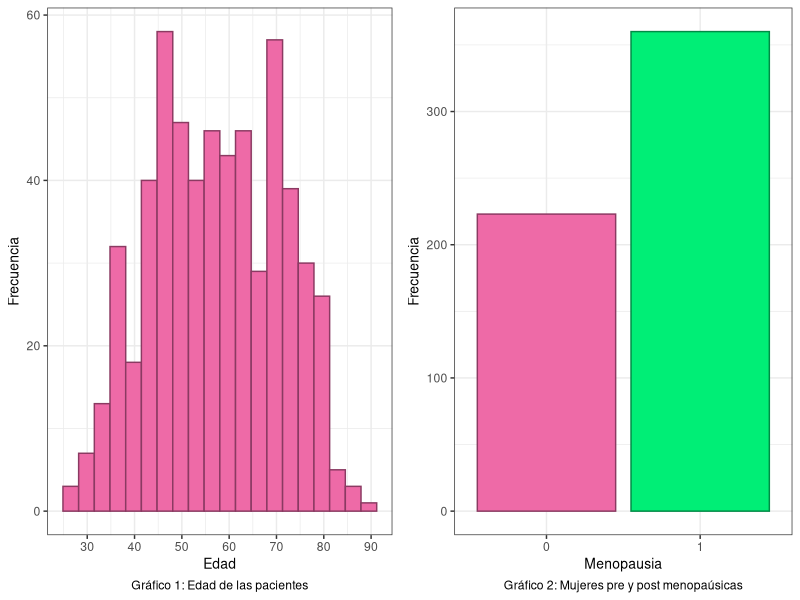
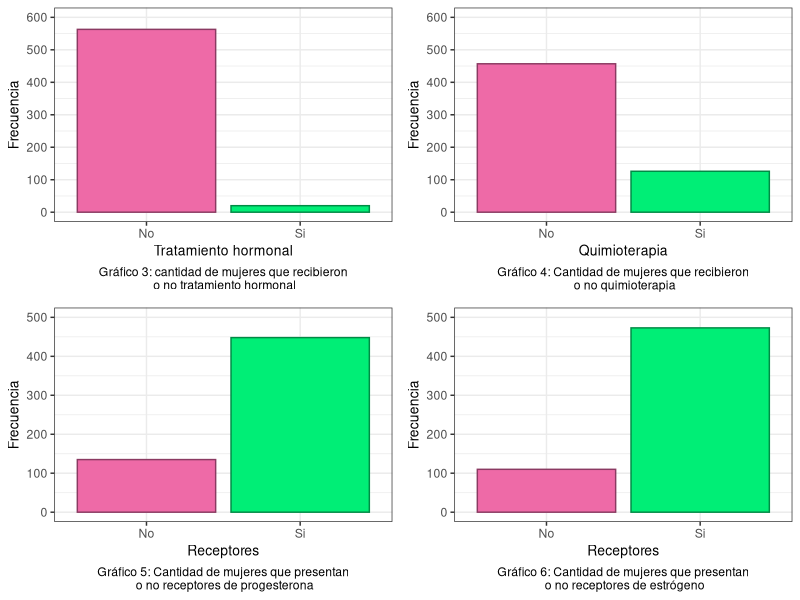
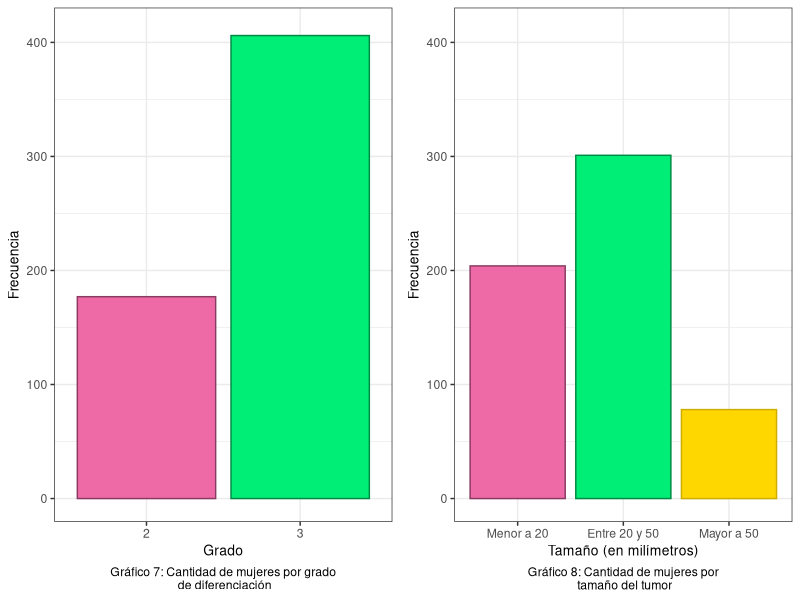
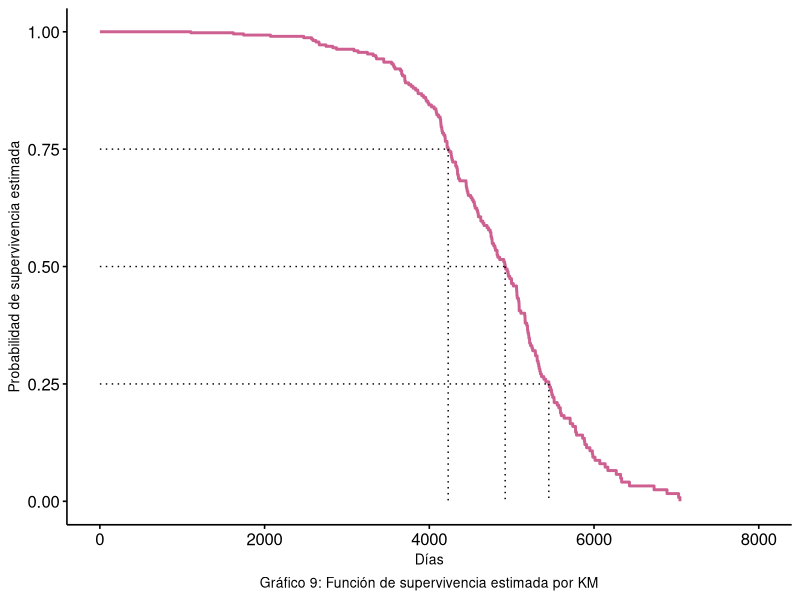
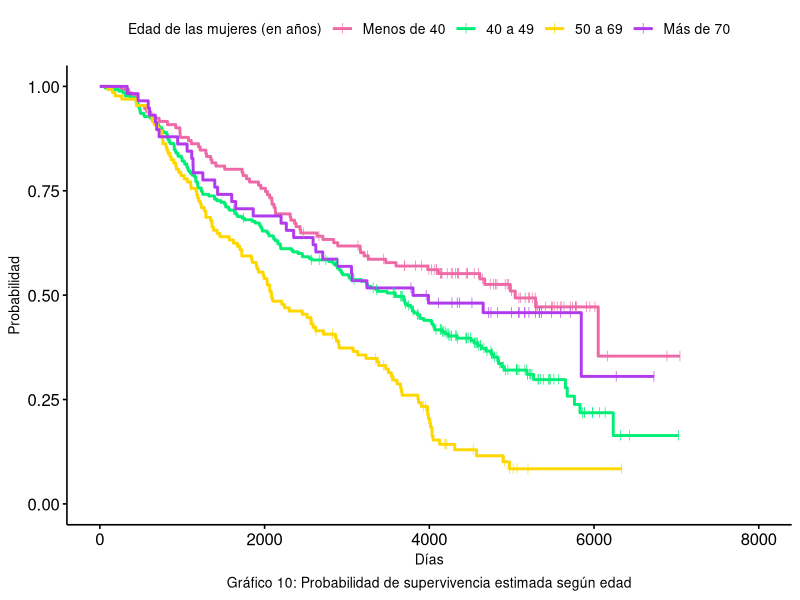
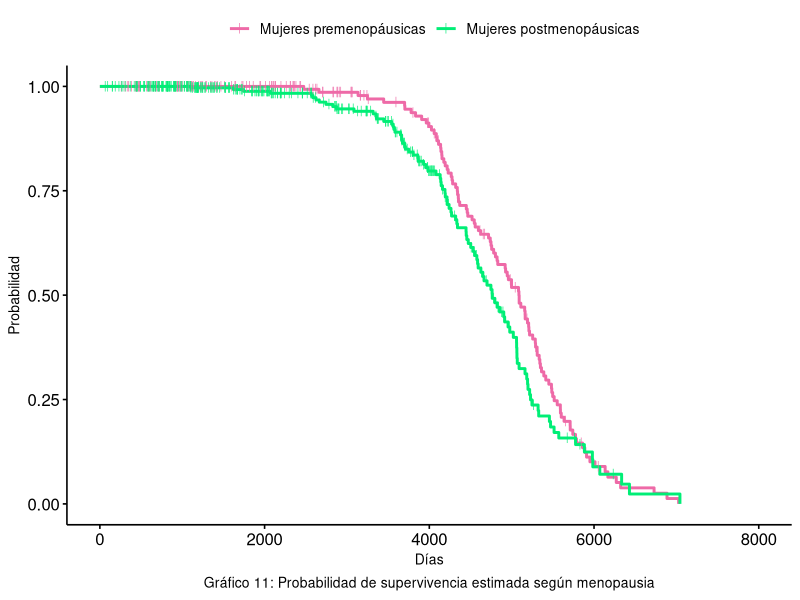
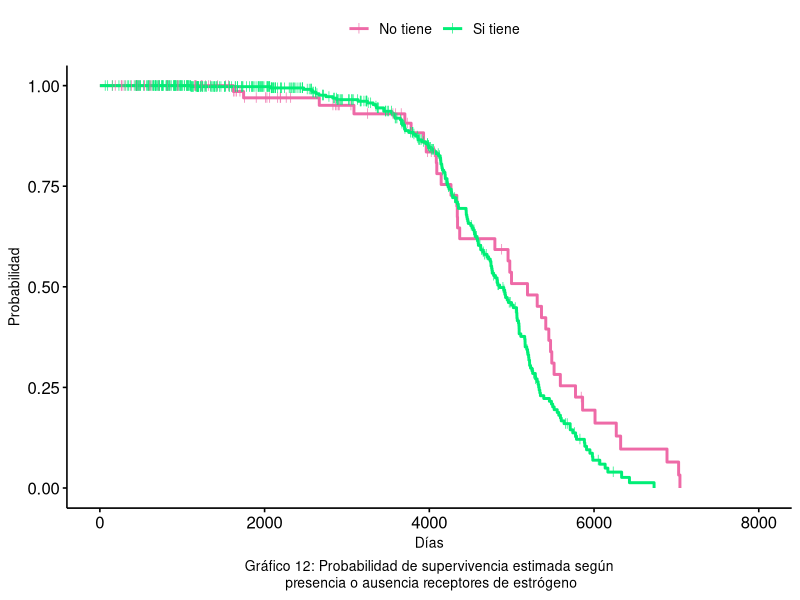
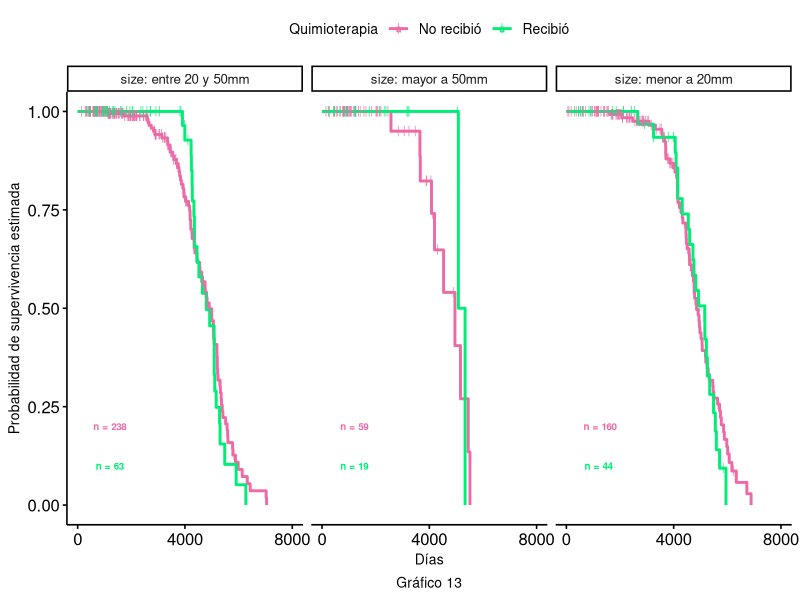

Recreate these plots in R, in order.
## ---- chunk 1
library(survival)
library(tidyverse)
library(gridExtra)

datos <- rotterdam %>%
  filter(year <= 1985) %>%
  select(-c(nodes, rtime, recur))


#Conteo de eventos y censuras
#datos %>% 
#  count(death)

# Variable age

grafico1 <- ggplot(data = datos, aes(x = age)) +
  geom_histogram(bins = 20,fill = "hotpink2",
                 color = "hotpink4") +
  scale_x_continuous(breaks = seq(30, 90, by=10)) +
  labs(caption = "Gráfico 1: Edad de las pacientes",
       x = "Edad",
       y = "Frecuencia") +
  theme_bw() +
  theme(axis.title = element_text(size = 10),
        plot.caption = element_text(hjust = 0.5))

# Variable "meno"

grafico2 <- ggplot(data = datos, 
                   aes(x = factor(meno), fill = factor(meno),
                       color = factor(meno))) +
  geom_bar(size = 0.5) +
  scale_fill_manual(values = c("hotpink2","springgreen2")) +
  scale_color_manual(values = c("hotpink4","springgreen4")) +
  labs(caption = "Gráfico 2: Mujeres pre y post menopaúsicas",
       x = "Menopausia",
       y = "Frecuencia") +
  theme_bw() +
  theme(axis.title = element_text(size = 10),
        legend.position = "none",
        plot.caption = element_text(hjust = 0.5))


## ---- chunk 2
grid.arrange(grafico1, grafico2, ncol=2)
## ---- chunk 3

# Variable hormon
grafico3 <- ggplot(data = datos, aes(x=factor(hormon), fill = factor(hormon), color = factor(hormon)))+
  geom_bar(size = 0.5) +
  scale_fill_manual(values = c("hotpink2","springgreen2")) +
  scale_color_manual(values = c("hotpink4","springgreen4")) +
  scale_y_continuous(breaks = seq(0, 600, 100), limits = c(0,600)) +
  scale_x_discrete(label = c("No", "Si")) + 
 labs(caption = "Gráfico 3: cantidad de mujeres que recibieron\n o no tratamiento hormonal",
       x = "Tratamiento hormonal",
       y = "Frecuencia")+
  theme_bw() +
  theme(axis.title = element_text(size = 10),
        legend.position = "none", 
        plot.caption = element_text(hjust = 0.5))

# Variable chemo
grafico4 <- ggplot(data = datos, aes(x=factor(chemo), fill = factor(chemo), color = factor(chemo)))+
  geom_bar(size = 0.5) +
  scale_fill_manual(values = c("hotpink2","springgreen2")) +
  scale_color_manual(values = c("hotpink4","springgreen4")) +
  scale_x_discrete(label = c("No", "Si")) + 
  scale_y_continuous(breaks = seq(0, 600, 100), limits = c(0,600)) +
 labs(caption = "Gráfico 4: Cantidad de mujeres que recibieron\n o no quimioterapia",
       x = "Quimioterapia",
       y = "Frecuencia")+
  theme_bw() +
  theme(axis.title = element_text(size = 10),
        legend.position = "none", 
        plot.caption = element_text(hjust = 0.5))


# Variable pgr
datos_graf <- datos %>% 
  mutate(pgr_cat = ifelse(pgr == 0, 0, 1),
         er_cat = ifelse(er == 0, 0, 1))

grafico5 <- ggplot(data = datos_graf, aes(x = factor(pgr_cat), fill = factor(pgr_cat), color = factor(pgr_cat))) +
  geom_bar(size = 0.5) +
  scale_fill_manual(values = c("hotpink2","springgreen2")) +
  scale_color_manual(values = c("hotpink4","springgreen4")) +
  scale_x_discrete(label = c("No", "Si")) + 
  scale_y_continuous(breaks = seq(0, 500, 100), limits = c(0,500)) +
  labs(caption = "Gráfico 5: Cantidad de mujeres que presentan\n o no receptores de progesterona",
       x = "Receptores",
       y = "Frecuencia")+
  theme_bw() + 
  theme(axis.title = element_text(size = 10),
        legend.position = "none",
        plot.caption = element_text(hjust = 0.5))

# Variable er

grafico6 <- ggplot(data = datos_graf, aes(x = factor(er_cat), fill = factor(er_cat), color = factor(er_cat))) +
  geom_bar(size = 0.5) +
  scale_fill_manual(values = c("hotpink2","springgreen2")) +
  scale_color_manual(values = c("hotpink4","springgreen4")) +
  scale_x_discrete(label = c("No", "Si")) + 
  scale_y_continuous(breaks = seq(0, 500, 100), limits = c(0,500)) +
  labs(caption = "Gráfico 6: Cantidad de mujeres que presentan\n o no receptores de estrógeno",
       x = "Receptores",
       y = "Frecuencia")+
  theme_bw() + 
  theme(axis.title = element_text(size = 10),
        legend.position = "none",
        plot.caption = element_text(hjust = 0.5))

## ---- chunk 4
grid.arrange(grafico3, grafico4, grafico5, grafico6, nrow = 2)
## ---- chunk 5

grafico7 <- ggplot(data = datos, aes(x = factor(grade), fill = factor(grade), color = factor(grade))) +
  geom_bar(size = 0.5) +
  scale_fill_manual(values = c("hotpink2","springgreen2")) +
  scale_color_manual(values = c("hotpink4","springgreen4")) +
  scale_y_continuous(breaks = seq(0, 400, 100), limits = c(0,410)) +
  labs(caption = "Gráfico 7: Cantidad de mujeres por grado\n de diferenciación",
       x = "Grado",
       y = "Frecuencia")+
  theme_bw() +
  theme(axis.title = element_text(size = 10),
        legend.position = "none",
        plot.caption = element_text(hjust = 0.5))

# Variable size

grafico8 <- ggplot(data = datos, aes(x = size, fill = size, color = size)) +
  geom_bar(size = 0.5) +
  scale_fill_manual(values = c("hotpink2","springgreen2", "gold")) +
  scale_color_manual(values = c("hotpink4","springgreen4", "gold3")) +
  scale_x_discrete(labels = c("Menor a 20", "Entre 20 y 50", "Mayor a 50")) +
  scale_y_continuous(breaks = seq(0, 400, 100), limits = c(0,410)) +
  labs(caption = "Gráfico 8: Cantidad de mujeres por\n tamaño del tumor",
       x = "Tamaño (en milímetros)",
       y = "Frecuencia") +
  theme_bw() +
  theme(axis.title = element_text(size = 10),
        legend.position = "none",
        plot.caption = element_text(hjust = 0.5))


## ---- chunk 6
grid.arrange(grafico7, grafico8, nrow=1, ncol = 2 )
## ---- chunk 7
library(survminer)
library(survMisc)
library(ggpubr)

KM.surv <- survfit(Surv(dtime, death == 0 ) ~ 1, data = datos)
#"death == 0" indica la censura.

cuantiles <- data.frame(cbind(
  q = c(.25, .5, .75),
  km.quantile = quantile(KM.surv)$quantile
))

ggsurvplot(fit = KM.surv, data = datos,
           palette = "hotpink3",
           conf.int = F,
           censor = F,
           xlab = "Días",  
           ylab = "Probabilidad de supervivencia estimada",
           legend = "none",
           legend.title="",
           ggtheme = theme_survminer() + 
             theme(axis.title.x = element_text(size = 10),
                   axis.title.y = element_text(size = 10),
                   plot.caption = element_text(hjust = 0.5, size = 10)))$plot + 
  geom_segment(data = cuantiles, aes(x = km.quantile, xend = km.quantile,  y = 1-q, yend = 0), lty = 3) +
  geom_segment(data = cuantiles, aes(x = 0, xend = km.quantile,  y = 1-q, yend = 1-q), lty = 3) +
  labs(caption = "Gráfico 9: Función de supervivencia estimada por KM")
## ---- chunk 8
library(knitr)
# Datos para la tabla
datos_tabla <- data.frame(
  Variable = c("Rango de edad", "Menopausia","Tratamiento hormonal",
               "Quimioterapia","Receptores de progesterona", 
               "Receptores de estrógeno", "Grado de diferenciación", "Tamaño"),
  Test = c("Wilcoxon generalizado", "Wilcoxon generalizado", "Peto-Peto", 
           "Wilcoxon generalizado", "Log-Rank", "Log-Rank", "Log-Rank", "Log-Rank"),
  p_value = c("< 0.0001", "0.01", "0.40", "0.22","0.77", "0.06", "0.44", "0.62")
)

# Imprimir tabla
kable(datos_tabla, align = "c")
## ---- chunk 9
# Función de supervivencia según edad (agrupada en intervalos)
datos1 <- datos %>% 
  mutate(age_range = case_when(
    age < 40 ~ "Menos de 40",
    age >= 40 & age < 50 ~ "40s",
    age >= 50 & age < 70 ~ "50s y 60s",
    age >= 70 ~ "Más de 70"
  ))

KM.segun.age <- survfit(Surv(dtime, death) ~ age_range, data = datos1)

mediana <- data.frame(cbind(
  q = 0.5,
  quantile(KM.segun.age)$quantile 
  #Le saco lo del "km.quantile" porque no lo pone al ser varias categorias.
))


ggsurvplot(fit = KM.segun.age, data = datos1, 
           palette = c("hotpink2", "springgreen2","gold", "darkorchid2"),
           conf.int = F, 
           censor.shape = 124,
           censor.size = 2.5,
           # pval = T,
           # pval.method = T,
           # log.rank.weights = "n",
           xlab = "Días", 
           ylab = "Probabilidad",
           legend.title = "Edad de las mujeres (en años)",
           legend.labs = c("Menos de 40", "40 a 49", "50 a 69","Más de 70"),
           ggtheme = theme_survminer() + 
             theme(axis.title.x = element_text(size = 10),
                   axis.title.y = element_text(size = 10),
                   plot.caption = element_text(hjust = 0.5, size = 10))
           )+ labs(caption = "Gráfico 10: Probabilidad de supervivencia estimada según edad") 
## ---- chunk 10
# Función de supervivencia según menopausia

KM.segun.meno <- survfit(Surv(dtime, death == 0) ~ meno, data = datos)

mediana <- data.frame(cbind(
  q = 0.5,
  quantile(KM.segun.meno)$quantile
))

ggsurvplot(fit = KM.segun.meno, data = datos1,
           palette = c("hotpink2", "springgreen2"),
           conf.int = F, 
           censor.shape = 124,
           censor.size = 2.5,
           xlab = "Días", 
           ylab = "Probabilidad",
           legend.title="",
           legend.labs = c("Mujeres premenopáusicas", "Mujeres postmenopáusicas"),
           ggtheme = theme_survminer() + 
             theme(axis.title.x = element_text(size = 10),
                   axis.title.y = element_text(size = 10),
                   plot.caption = element_text(hjust = 0.5, size = 10))
           #,pval = T, 
           #pval.method = T,
           #log.rank.weights = "n"
           )+ labs(caption = "Gráfico 11: Probabilidad de supervivencia estimada según menopausia") 
## ---- chunk 11
KM.segun.er <- survfit(Surv(dtime, death == 0) ~ er_cat, data = datos_graf)

mediana <- data.frame(cbind(
  q = 0.5,
  quantile(KM.segun.er)$quantile 
))

ggsurvplot(fit = KM.segun.er, data = datos_graf,
           palette = c("hotpink2", "springgreen2"),
           conf.int = F, 
           censor.shape = 124,
           censor.size = 2.5,
           legend.title="",
           legend.labs = c("No tiene", "Si tiene"),
           xlab = "Días", 
           ylab = "Probabilidad",
           ggtheme = theme_survminer() + 
             theme(axis.title.x = element_text(size = 10),
                   axis.title.y = element_text(size = 10),
                   plot.caption = element_text(hjust = 0.5, size = 10))
           #,pval = T, pval.method = T
           ) + labs(caption = "Gráfico 12: Probabilidad de supervivencia estimada según\n presencia o ausencia receptores de estrógeno") 
## ---- chunk 12

datos2 <- datos %>% 
  mutate(Scores_size = case_when(
    size == "<=20" ~ 1,
    size == "20-50" ~ 2,
    size == ">50" ~ 3
  ))

levels(datos2$size) <- c("menor a 20mm", "entre 20 y 50mm", "mayor a 50mm")

# Función de supervivencia según si recibó o no quimioterapia

KM.segun.chemo <- survfit(Surv(dtime, death == 0) ~ chemo, data = datos)

# vemos la cantidad de datos en cada cruce de las variables
n <- datos %>% 
  group_by(size, chemo) %>% 
  summarise(n = n())

# Creo un data frame para las anotaciones
annotations <- data.frame(
  size = c("menor a 20mm", "entre 20 y 50mm", "mayor a 50mm",
           "menor a 20mm", "entre 20 y 50mm", "mayor a 50mm"),
  chemo = c("No recibió", "No recibió", "No recibió", 
            "Recibió", "Recibió", "Recibió"),
  x = c(1200, 1200, 1200, 1200, 1200, 1200),  # coordenada X
  y = c(0.2, 0.2, 0.2, 0.1, 0.1, 0.1),  # coordenada Y
  label = c(" n = 160", "n = 238", "n = 59",
            "n = 44", "n = 63", "n = 19")
)

ggsurvplot(fit = KM.segun.chemo, data = datos2,
           palette = c("hotpink2", "springgreen2"),
           conf.int = F, 
           censor.shape = 124,
           censor.size = 2.5,
           legend.title="Quimioterapia",
           legend.labs = c("No recibió", "Recibió"),
           xlab = "Días", 
           ylab = "Probabilidad de supervivencia estimada",
           facet.by =  "size",
           ggtheme = theme_survminer() + 
             theme(axis.title.x = element_text(size = 10),
                   axis.title.y = element_text(size = 10),
                   plot.caption = element_text(hjust = 0.5, size = 10))) + 
  labs(caption = "Gráfico 13") +
  scale_x_continuous(breaks = c(0, 4000, 8000)) + 
  geom_text(data = annotations, aes(x = x, y = y, label = label, color = chemo), size = 2.5, fontface = "bold")
